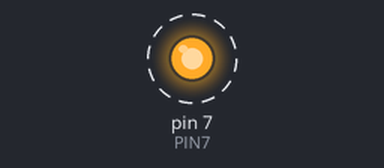
The sketch below on a simulated Arduino Uno, built with avr-gcc and run on an emulated ATmega328P. Parts: output pins drawn as LEDs (lit = HIGH). Dashed ring = blinking. At 2.0 s the program stops and its outputs stay as they are.

Above: at 1.05 s.
Timing chart, 0 to 3.5 s (numbered marks = the images above):
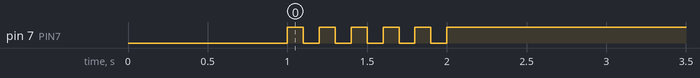

Measured:
- by itself, pin 7 (PIN7): alternates HIGH for 0.10 s and LOW for 0.10 s, 11 changes in all, then stays HIGH

The sketch:

05_example_2.ino
```cpp
#define PIN7 7

void setup(){
  pinMode(7, OUTPUT);
  digitalWrite(7, LOW);
  delay(1000);
}

void loop(){
  for (int i = 0; i < 5; i++) {
    digitalWrite(7, HIGH);
    delay(100);
    digitalWrite(7, LOW);
    delay(100);
  }
  digitalWrite(7, HIGH);
  while(1){}
}
```
